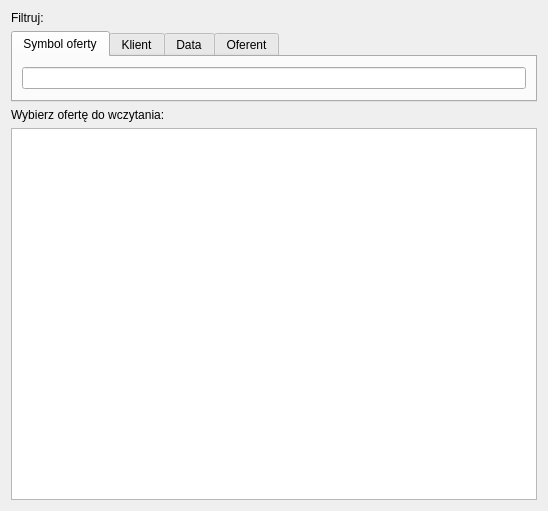
<?xml version="1.0" encoding="UTF-8"?>
<ui version="4.0">
 <class>OfferSearch</class>
 <widget class="QWidget" name="OfferSearch">
  <property name="geometry">
   <rect>
    <x>0</x>
    <y>0</y>
    <width>548</width>
    <height>511</height>
   </rect>
  </property>
  <property name="windowTitle">
   <string>OfferSearch</string>
  </property>
  <layout class="QVBoxLayout" name="verticalLayout">
   <item>
    <widget class="QLabel" name="label_filtruj">
     <property name="text">
      <string>Filtruj:</string>
     </property>
    </widget>
   </item>
   <item>
    <widget class="QTabWidget" name="tabWidget">
     <property name="sizePolicy">
      <sizepolicy hsizetype="Minimum" vsizetype="Minimum">
       <horstretch>0</horstretch>
       <verstretch>0</verstretch>
      </sizepolicy>
     </property>
     <property name="currentIndex">
      <number>0</number>
     </property>
     <widget class="QWidget" name="tab_id">
      <attribute name="title">
       <string>Symbol oferty</string>
      </attribute>
      <layout class="QHBoxLayout" name="horizontalLayout_2">
       <item>
        <widget class="QLineEdit" name="lineEdit_Id"/>
       </item>
      </layout>
     </widget>
     <widget class="QWidget" name="tab_klient">
      <attribute name="title">
       <string>Klient</string>
      </attribute>
      <layout class="QHBoxLayout" name="horizontalLayout_4">
       <item>
        <widget class="QLineEdit" name="lineEdit_Client"/>
       </item>
      </layout>
     </widget>
     <widget class="QWidget" name="tab_date">
      <attribute name="title">
       <string>Data</string>
      </attribute>
      <layout class="QHBoxLayout" name="horizontalLayout_3">
       <item>
        <widget class="QDateEdit" name="dateEdit"/>
       </item>
      </layout>
     </widget>
     <widget class="QWidget" name="tab_user">
      <attribute name="title">
       <string>Oferent</string>
      </attribute>
      <layout class="QHBoxLayout" name="horizontalLayout">
       <item>
        <widget class="QComboBox" name="comboBox"/>
       </item>
      </layout>
     </widget>
    </widget>
   </item>
   <item>
    <widget class="QLabel" name="label_wybierz">
     <property name="text">
      <string>Wybierz ofertę do wczytania:</string>
     </property>
    </widget>
   </item>
   <item>
    <widget class="QTableView" name="tableView"/>
   </item>
  </layout>
 </widget>
 <resources/>
 <connections/>
</ui>
